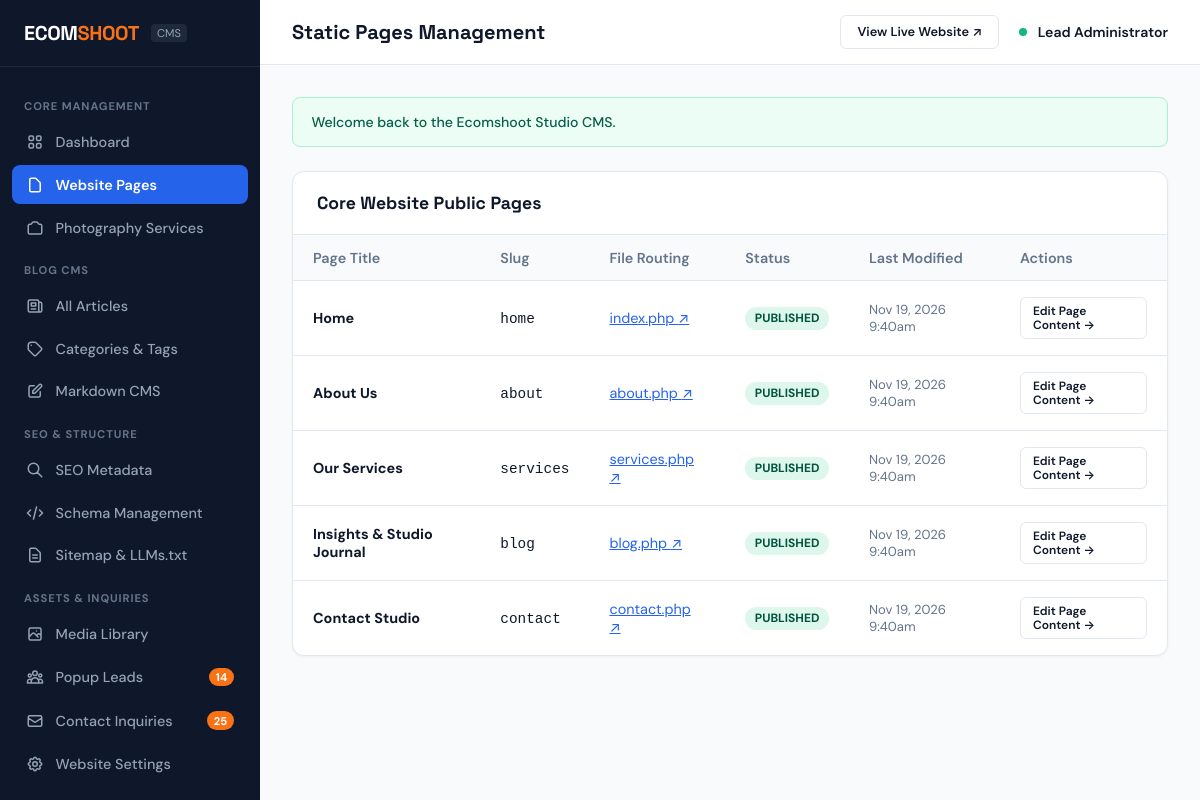
Page /admin/pages (signed in) on the committed database.
### tables this page shows
CREATE TABLE `pages` (
  `id` INT AUTO_INCREMENT PRIMARY KEY,
  `title` VARCHAR(200) NOT NULL,
  `slug` VARCHAR(100) NOT NULL UNIQUE,
  `file_name` VARCHAR(100) NOT NULL,
  `headline` VARCHAR(255) NULL,
  `subheadline` TEXT NULL,
  `content` LONGTEXT NULL,
  `status` ENUM('published', 'draft') DEFAULT 'published',
  `created_at` TIMESTAMP DEFAULT CURRENT_TIMESTAMP,
  `updated_at` TIMESTAMP DEFAULT CURRENT_TIMESTAMP ON UPDATE CURRENT_TIMESTAMP
);

### config/config.php (called while the page is built, shortened)
<?php
function e(?string $string): string {
    return htmlspecialchars($string ?? '', ENT_QUOTES, 'UTF-8');
}
function url(string $path = ''): string {
    $cleanPath = ltrim($path, '/');
    $cleanPath = preg_replace('/\.php$/i', '', $cleanPath);
    return BASE_URL . ($cleanPath ? '/' . $cleanPath : '');
}

### admin/pages.php (the view, shortened to what this page needs)
<?php
require_once __DIR__ . '/../config/config.php';
require_once __DIR__ . '/includes/header.php';
$db = Database::getInstance()->getConnection();
$pages = $db->query("SELECT * FROM pages ORDER BY id ASC")->fetchAll(PDO::FETCH_ASSOC);
?>
<div class="admin-card">
  <div class="admin-card-header">
    <div class="admin-card-title">Core Website Public Pages</div>
  </div>
  <div class="admin-card-body" style="padding: 0;">
    <table class="admin-table">
      <thead>
        <tr>
          <th>Page Title</th>
          <th>Slug</th>
          <th>File Routing</th>
          <th>Status</th>
          <th>Last Modified</th>
          <th>Actions</th>
        </tr>
      </thead>
      <tbody>
        <?php foreach ($pages as $p): ?>
          <tr>
            <td style="font-weight: 700;">
              <?= e($p['title']) ?>
            </td>
            <td><code><?= e($p['slug']) ?></code></td>
            <td><a href="<?= url($p['file_name']) ?>" target="_blank" style="color: var(--admin-primary);"><?= e($p['file_name']) ?> &nearr;</a></td>
            <td><span class="status-pill status-published"><?= ucfirst(e($p['status'])) ?></span></td>
            <td style="font-size: 0.82rem; color: var(--admin-text-muted);"><?= date('M j, Y g:ia', strtotime($p['updated_at'])) ?></td>
            <td>
              <a href="<?= url('admin/page-edit.php?id=' . $p['id']) ?>" class="btn-admin btn-admin-outline" style="font-size: 0.75rem; padding: 0.35rem 0.75rem;">
                Edit Page Content &rarr;
              </a>
            </td>
          </tr>
        <?php endforeach; ?>
      </tbody>
    </table>
  </div>
</div>
<?php require_once __DIR__ . '/includes/footer.php'; ?>

### assets/css/admin.css (style rules this page uses)
:root { --admin-sidebar-width: 260px; --admin-header-height: 65px; --admin-bg: #F8FAFC; --admin-sidebar-bg: #0F172A; --admin-sidebar-hover: #1E293B; --admin-card-bg: #FFFFFF; --admin-border: #E2E8F0; --admin-text-main: #0F172A; --admin-text-muted: #64748B; --admin-primary: #2563EB; --admin-primary-hover: #1D4ED8; --admin-coral: #F97316; --admin-success: #10B981; --admin-danger: #EF4444; --admin-warning: #F59E0B; }
body.admin-body { background-color: var(--admin-bg); color: var(--admin-text-main); font-family: 'DM Sans', -apple-system, BlinkMacSystemFont, sans-serif; margin: 0; display: flex; min-height: 100vh; }
.admin-card { background-color: var(--admin-card-bg); border: 1px solid var(--admin-border); border-radius: 12px; overflow: hidden; box-shadow: 0 1px 3px rgba(15, 23, 42, 0.05); margin-bottom: 2rem; }
.admin-card-header { padding: 1.25rem 1.5rem; border-bottom: 1px solid var(--admin-border); display: flex; align-items: center; justify-content: space-between; }
.admin-card-title { font-family: 'Space Grotesk', sans-serif; font-size: 1.1rem; font-weight: 700; }
.admin-card-body { padding: 1.5rem; }
.admin-table { width: 100%; border-collapse: collapse; text-align: left; font-size: 0.9rem; }
.admin-table th { background-color: #F8FAFC; padding: 0.85rem 1.25rem; font-weight: 600; color: var(--admin-text-muted); border-bottom: 1px solid var(--admin-border); }
.admin-table td { padding: 1rem 1.25rem; border-bottom: 1px solid var(--admin-border); vertical-align: middle; }
.admin-table tr:last-child td { border-bottom: none; }
.status-pill { display: inline-block; font-size: 0.75rem; font-weight: 700; padding: 0.2rem 0.6rem; border-radius: 9999px; text-transform: uppercase; }
.status-published, .status-active, .status-converted { background-color: #DEF7EC; color: #03543F; }
.btn-admin { display: inline-flex; align-items: center; gap: 0.4rem; padding: 0.55rem 1rem; font-size: 0.88rem; font-weight: 600; border-radius: 6px; border: 1px solid transparent; cursor: pointer; text-decoration: none; line-height: 1.2; }
.btn-admin-outline { background-color: #FFFFFF; border-color: var(--admin-border); color: var(--admin-text-main); }

### rows in the picture
pages: title "Home", slug "home", file_name "index.php", status "PUBLISHED", updated_at "Nov 19, 2026 9:40am"
pages: title "About Us", slug "about", file_name "about.php", status "PUBLISHED", updated_at "Nov 19, 2026 9:40am"
pages: title "Our Services", slug "services", file_name "services.php", status "PUBLISHED", updated_at "Nov 19, 2026 9:40am"
pages: title "Insights & Studio Journal", slug "blog", file_name "blog.php", status "PUBLISHED", updated_at "Nov 19, 2026 9:40am"
pages: title "Contact Studio", slug "contact", file_name "contact.php", status "PUBLISHED", updated_at "Nov 19, 2026 9:40am"

### other values in the picture
$newLeadsCount "14"
$unreadCount "25"
$adminTitle "Static Pages Management"
$currentAdmin['name'] "Lead Administrator"
$flash['message'] "Welcome back to the Ecomshoot Studio CMS."
